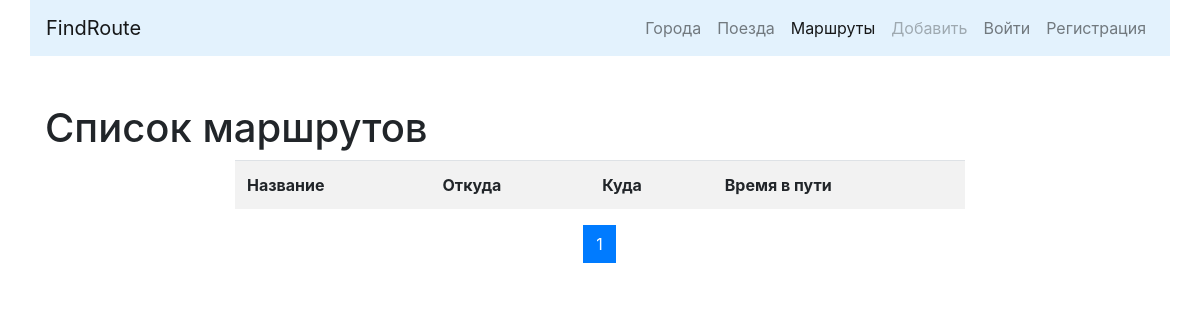
The page /list/ on the database as committed earlier.
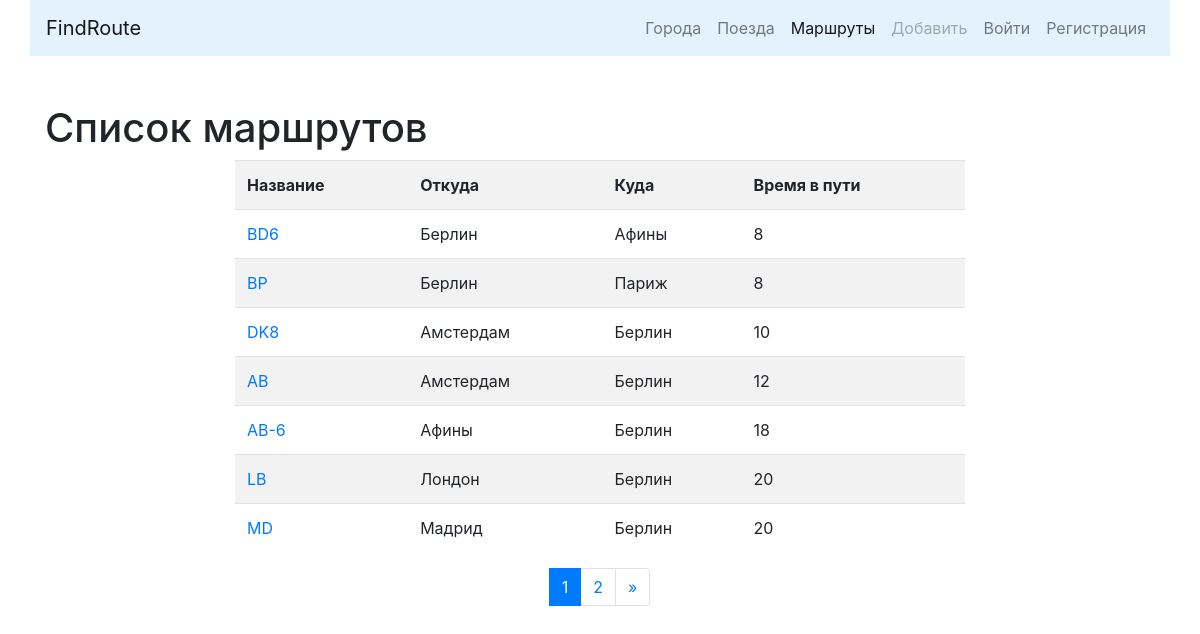
The same page on the database as committed later.
### routes/models.py (models this page shows, shortened)
class Route(models.Model):
    name = models.CharField(max_length=50, unique=True, verbose_name='Название маршрута')
    travel_times = models.PositiveSmallIntegerField(verbose_name='Общее время в пути')
    from_city = models.ForeignKey(City, on_delete=models.CASCADE, related_name='route_from_city_set',
                                  verbose_name='Из какого города')
    to_city = models.ForeignKey('cities.City', on_delete=models.CASCADE, related_name='route_to_city_set',
                                verbose_name='В какой город')
    trains = models.ManyToManyField('trains.Train', verbose_name='Список поездов')
    class Meta:
        verbose_name = 'Маршрут'
        verbose_name_plural = 'Маршруты'
        ordering = ['travel_times']

### cities/models.py (models this page shows, shortened)
class City(models.Model):
    name = models.CharField(max_length=100, unique=True, verbose_name='Город')
    def __str__(self):
        return self.name
    class Meta:
        verbose_name = 'Город'
        verbose_name_plural = 'Города'
        ordering = ['name']

### routes/views.py (the view)
# urls.py: path('list/', RouteListView.as_view(), name='list'),
class RouteListView(ListView):
    paginate_by = 7
    model = Route
    template_name = 'routes/list.html'

### routes/templates/routes/list.html (shortened to what this page needs)
{% extends 'base.html' %}
{% block content %}
    <h1>Список маршрутов</h1>
    <div class="row">
        <div class="col-md-8 mx-auto">
            <table class="table table-striped">
                <tr>
                    <th>Название</th>
                    <th>Откуда</th>
                    <th>Куда</th>
                    <th>Время в пути</th>
                </tr>
                {% for object in page_obj %}
                    <tr>
                        <td>
                            <a href="{% url 'routes_detail' pk=object.id %}">{{ object.name }}</a>
                        </td>
                        <td>{{ object.from_city }}</td>
                        <td>{{ object.to_city }}</td>
                        <td>{{ object.travel_times }}</td>
                    </tr>
                {% endfor %}
            </table>
        </div>
    </div>
    <nav aria-label="Page navigation example">
        <ul class="pagination justify-content-center">
            {% for page in page_obj.paginator.page_range %}
            <li class="page-item {% if page == page_obj.number  %} active {% endif %}">
                <a class="page-link" href="?page={{ page }}">
                    {{ page }}
                </a>
            </li>
            {% endfor %}
            <li class="page-item">
                {% if page_obj.has_next %}
                    <a class='page-link' href="?page={{ page_obj.paginator.num_pages }}" aria-label="Next">
                    <span aria-hidden="true">&raquo;</span>
                    </a>
                {% endif %}
            </li>
        </ul>
    </nav>
{% endblock %}

### templates/base.html (shortened to what this page needs)
{% url 'cities' as cities_home_url%}
{% url 'create' as cities_create_url%}
{% url 'trains' as trains_home_url%}
{% url 'trains_create' as trains_create_url%}
{% url 'list' as route_list%}
<!doctype html>
<html lang="en">
  <head>
    <link rel="stylesheet" href="https://cdn.jsdelivr.net/npm/bootstrap@4.5.3/dist/css/bootstrap.min.css">
    <link href="https://cdn.jsdelivr.net/npm/select2@4.1.0-beta.1/dist/css/select2.min.css" rel="stylesheet" />
  </head>
  <body>
      <nav class="navbar navbar-expand-lg navbar-light container" style="background-color: #e3f2fd;">
      <a class="navbar-brand" href="{% url 'home'%}">FindRoute</a>
      <div class="collapse navbar-collapse" id="navbarNavDropdown">
        <ul class="navbar-nav ml-auto">
          <li class="nav-item {% if request.path == cities_home_url%}active {% endif %}	">
            <a class="nav-link" href="{% url 'cities'%}">Города </a>
          </li>
          <li class="nav-item {% if request.path == trains_home_url%}active {% endif %}">
            <a class="nav-link" href="{% url 'trains'%}">Поезда</a>
          </li>
          <li class="nav-item
           {% if request.path == route_list%} active {% endif %}">
            <a class="nav-link" href="{% url 'list'%}">Маршруты</a>
          </li>
          {% if user.is_authenticated%}
          <li class="nav-item dropdown
             {% if request.path == cities_create_url or request.path == trains_create_url %}
              active
             {% endif %}
            ">
            <a class="nav-link dropdown-toggle" href="#" id="navbarDropdownMenuLink" role="button" data-toggle="dropdown" aria-haspopup="true" aria-expanded="false">
             Добавить
            </a>
            <div class="dropdown-menu" aria-labelledby="navbarDropdownMenuLink">
              <a class="dropdown-item" href="{% url 'create'%}">Новый город</a>
              <a class="dropdown-item" href="{% url 'trains_create'%}">Новый поезд</a>
            </div>
          </li>
          {% else %}
            <li class="nav-item ">
            <a class="nav-link disabled" href="">Добавить</a>
          </li>
            {% endif %}
          {% if user.is_authenticated%}
          <li class="nav-item ">
            <a class="nav-link" href="{% url 'logout'%}">Выйти</a>
          </li>
          {% else %}
          <li class="nav-item ">
            <a class="nav-link" href="{% url 'login'%}">Войти</a>
          </li>
          <li class="nav-item ">
            <a class="nav-link" href="{% url 'registration'%}">Регистрация</a>
          </li>
          {% endif %}
        </ul>
      </div>
    </nav>
      <div class="container">
        <div class="row">
        </div>
      </div>
      <div class="container">
        {% block content %}{% endblock %}
      </div>
  </body>
</html>

Rows that differ between the two databases and show on the page:
added Route: name "BD6", from_city "Берлин", to_city "Афины", travel_times "8"
added Route: name "BP", from_city "Берлин", to_city "Париж", travel_times "8"
added Route: name "DK8", from_city "Амстердам", to_city "Берлин", travel_times "10"
added Route: name "AB", from_city "Амстердам", to_city "Берлин", travel_times "12"
added Route: name "AB-6", from_city "Афины", to_city "Берлин", travel_times "18"
added Route: name "LB", from_city "Лондон", to_city "Берлин", travel_times "20"
added Route: name "MD", from_city "Мадрид", to_city "Берлин", travel_times "20"
Other text that changed with them:
new list line: "2"
